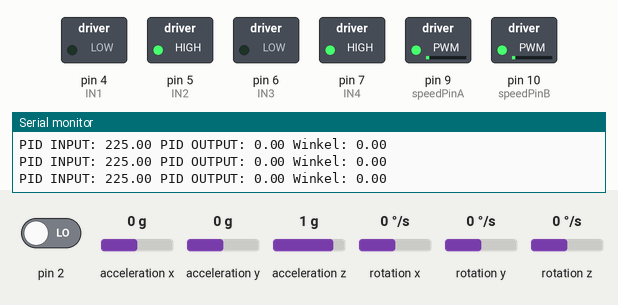
This sketch was run on a simulated Arduino Uno, built with avr-gcc and run on an emulated ATmega328P. On the bench: switched loads named in the sketch (green lamp = pin HIGH), the last lines printed to the serial monitor. The inputs (shaded band) are chosen by the test bench; at power-on: acceleration y 0 g, acceleration z 1 g, pin 2 LOW, acceleration x 0 g, rotation x 0 °/s, rotation y 0 °/s, rotation z 0 °/s. The sensor or clock chip raises its interrupt line as the real part does.

Above: at 1.8 s.
1.9 s: acceleration y set to -1.4 g
At 3.6 s:
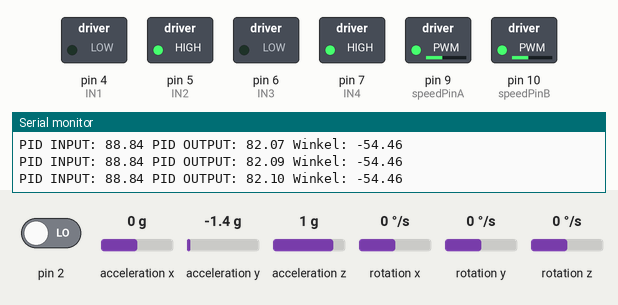
4.6 s: acceleration z set to -1.4 g
At 6.6 s:
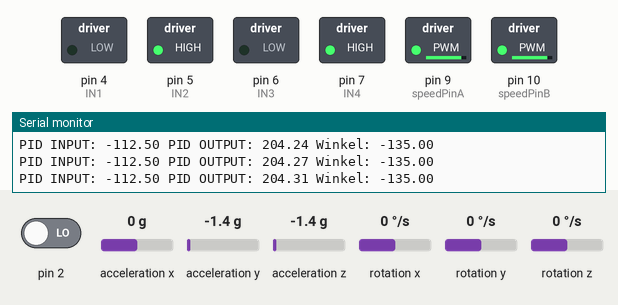
7.5 s: acceleration z set to 0 g
10.4 s: acceleration y set to 0.8 g
At 12.5 s:
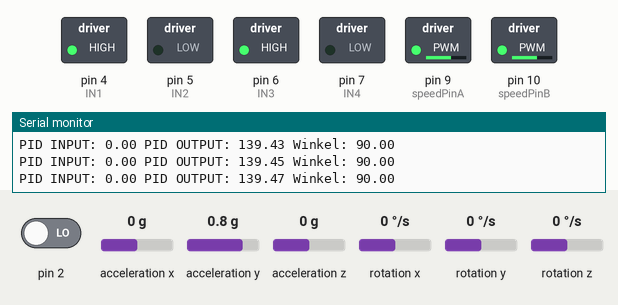
12.8 s: acceleration z set to -0.8 g
At 14.9 s:
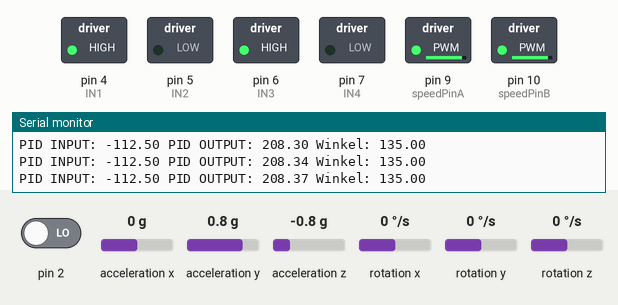
15.7 s: acceleration z set to 0.8 g
Timing chart, 0 to 18.7 s (numbered marks = the images above; inputs shaded):
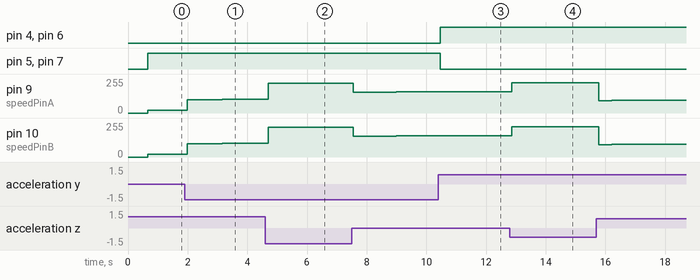

Measured:
- after the input at 1.9 s, pin 9 (speedPinA), pin 10 (speedPinB): 20/255 → 101/255 after 0.09 s, → 102/255 1.2 s later
- after the input at 4.6 s, pin 9 (speedPinA), pin 10 (speedPinB): 102/255 → 223/255 after 0.10 s, → 224/255 1.3 s later
- after the input at 10.4 s, pin 4 (IN1), pin 6 (IN3): LOW → HIGH after 0.07 s; pin 5 (IN2), pin 7 (IN4): HIGH → LOW after 0.07 s
- after the input at 12.8 s, pin 9 (speedPinA), pin 10 (speedPinB): 159/255 → 227/255 after 0.06 s, → 228/255 1.4 s later

The sketch:

self-balance.ino
```cpp
// Alle Bibliotheken muessen installiert sein.
#include "PID_v1.h"
#include "I2Cdev.h"
#include "MPU6050_6Axis_MotionApps20.h"
// Wire-Library nur in gewissen Faellen benoetigt
#if I2CDEV_IMPLEMENTATION == I2CDEV_ARDUINO_WIRE
    #include "Wire.h"
#endif

//Gyroskop-Accelerometer initialisieren
MPU6050 mpu;

// Variablen definieren MPU
bool dmpReady = false;  // wird auf True gesetzt falls Verbindung erfolgreich
uint8_t mpuIntStatus;   // holds actual interrupt status byte from MPU
uint8_t devStatus;      // return status after each device operation (0 = success, !0 = error)
uint16_t packetSize;    // expected DMP packet size (default is 42 bytes)
uint16_t fifoCount;     // count of all bytes currently in FIFO
uint8_t fifoBuffer[64]; // FIFO storage buffer

Quaternion q;           // [w, x, y, z]         quaternion container
VectorFloat gravity;    // [x, y, z]            gravity vector
float ypr[3];           // [yaw, pitch, roll]   yaw/pitch/roll container and gravity vector

// Input Motor A
int IN1 = 4;
int IN2 = 5;
int speedPinA = 9;

// Input Motor B
int IN3 = 6;
int IN4 = 7;
int speedPinB = 10;

// PID variablen definieren
/* Der Sensor misst den Winkel von -180 bis + 180
 * Wir erweitern den Betrag davon auf 255 und setzen 255 als 0° und Zielpunkt für das PID
 * Der PID gibt, dann wiederum einen Output von 0 bis 255 (225) mit dem man direkt
 * die Motoren ansteuern kann über PWM
*/
double delta; // eigentliche Winkel gegenüber Senkrecht-Achse
double pid_output = 0.0;
double pid_input = 225; // Winkel gegenüber Senkrecht-Achse erweitert
double setpoint = 225; // Zielwert fuer PID-Controller
double Kp = 0.6;   //Proportional (Schwankstärke)
double Ki = 0.01;  // beruhigen
double Kd = 0; // beruhigen

// PID initialisieren
PID pid(&pid_input, &pid_output, &setpoint, Kp, Ki, Kd, DIRECT);

// Testet Unterbrechung mit MPU
volatile bool mpuInterrupt = false;
// indicates whether MPU interrupt pin has gone high
void dmpDataReady() {
    mpuInterrupt = true;
}

// ================================================================
// ===                      INITIAL SETUP                       ===
// ================================================================
void mpu_init() {
    // I2C Verbindung initialisieren
    #if I2CDEV_IMPLEMENTATION == I2CDEV_ARDUINO_WIRE
        Wire.begin();
        TWBR = 24; // 400kHz I2C clock (200kHz if CPU is 8MHz)
    #elif I2CDEV_IMPLEMENTATION == I2CDEV_BUILTIN_FASTWIRE
        Fastwire::setup(400, true);
    #endif

    // Serielle Kommunikation initialisieren sowie MPU initialisieren
    Serial.begin(9600);
    Serial.println(F("Initializing I2C devices..."));
    mpu.initialize();

    // Verbindung testen
    Serial.println(F("Testing device connections..."));
    Serial.println(mpu.testConnection() ? F("MPU6050 connection successful") : F("MPU6050 connection failed"));

    // DMP initialisieren
    Serial.println(F("Initializing DMP..."));
    devStatus = mpu.dmpInitialize();

    // Unsere eigenen gemessenen Offsets
    mpu.setXGyroOffset(41);
    mpu.setYGyroOffset(-92);
    mpu.setZGyroOffset(-23);
    mpu.setXAccelOffset(-1659);
    mpu.setYAccelOffset(-329);
    mpu.setZAccelOffset(1230);

    //Falls erfolgreich verbunden DMP gestartet
    if (devStatus == 0) {
        // DMP anstellen
        Serial.println(F("Enabling DMP..."));
        mpu.setDMPEnabled(true);

        // Unterbruch-Routine aktivieren
        Serial.println(F("Enabling interrupt detection (Arduino external interrupt 0)..."));
        attachInterrupt(0, dmpDataReady, RISING);
        mpuIntStatus = mpu.getIntStatus();

        // dmpReady auf true setzen, damit der Main loop starten kann
        Serial.println(F("DMP ready! Waiting for first interrupt..."));
        dmpReady = true;

        // erwartete Packetgroesse bekommen fuer spaeteren Vergleich
        packetSize = mpu.dmpGetFIFOPacketSize();
    } else {
        // ERROR!
        // 1 = initial memory load failed
        // 2 = DMP configuration updates failed
        // (if it's going to break, usually the code will be 1)
        Serial.print(F("DMP Initialization failed (code "));
        Serial.print(devStatus);
        Serial.println(F(")"));
    }

}
void setup() {

    //Accelereometer-Gyroskop initialisieren
    mpu_init();


    // L298N Pins
    pinMode(IN1, OUTPUT);
    pinMode(IN2, OUTPUT);
    pinMode(IN3, OUTPUT);
    pinMode(IN4, OUTPUT);
    pinMode(speedPinA,OUTPUT);
    pinMode(speedPinB,OUTPUT);

    //Setup PID
    pid.SetMode(AUTOMATIC); // PID aktivieren
    pid.SetSampleTime(10); // PID nur alle 10ms neu berechnen
    pid.SetOutputLimits(0, 225); // von 0 bis 225 weil + 30 MotorenTraegheit
}

// ================================================================
// ===                         CORE                             ===
// ================================================================
void motors() {
  // Falls Winkel positiv, Motoren in die richtige Richtung antreiben
  if (delta > 0) {
        digitalWrite(IN1, HIGH);
        digitalWrite(IN2, LOW);

        digitalWrite(IN3, HIGH);
        digitalWrite(IN4, LOW);
  }
  // Falls Winkel negativ, Motoren in die andere Richtung antreiben
  else {
        digitalWrite(IN1, LOW);
        digitalWrite(IN2, HIGH);

        digitalWrite(IN3, LOW);
        digitalWrite(IN4, HIGH);
   }

   // aktivieren für die PID kontrollierte Version
   analogWrite(speedPinA, pid_output + 20); // Geschwindigkeit einstellen
   analogWrite(speedPinB, pid_output + 20);

   // aktivieren für die Brute-Force Version
   //analogWrite(speedPinA, abs(delta) * 20 - 7);
   // analogWrite(speedPinB, abs(delta) * 20 + 7);
}
void mpu_get() {
  // Falls Programm gescheitert hat oder noch nicht bereit ist, nichts tun
    if (!dmpReady) return;

    // warten auf MPU-Signal
    while (!mpuInterrupt && fifoCount < packetSize) {
      //
    }

    // mpuInterrupt wieder auf false resetten und INT_STATUS empfangen
    mpuInterrupt = false;
    mpuIntStatus = mpu.getIntStatus();

    // Aktuellen FIFOBUFFER zaehlen
    fifoCount = mpu.getFIFOCount();

    // Overflow ueberpruefen und falls ja FIFO leeren
    if ((mpuIntStatus & 0x10) || fifoCount == 1024) {
        // reset so we can continue cleanly
        mpu.resetFIFO();
        Serial.println(F("FIFO overflow!"));

    // Sonst fuer Daten bereit zum ablesen testen
    } else if (mpuIntStatus & 0x02) {
        // Auf korrekte Paketlaenge warten
        while (fifoCount < packetSize) fifoCount = mpu.getFIFOCount();

        // Paket lesen
        mpu.getFIFOBytes(fifoBuffer, packetSize);

        // Falls mehr als ein Paket verfuegbar FIFO zaehlen
        fifoCount -= packetSize;

        // Eulerschen Winkel abfragen, berechnet vom interen Chip des Sensors
        mpu.dmpGetQuaternion(&q, fifoBuffer);
        mpu.dmpGetGravity(&gravity, &q);
        mpu.dmpGetYawPitchRoll(ypr, &q, &gravity);

        // Winkel in Grad abspeichern (-90 bis +90)
        delta = ypr[2] * 180/M_PI;
        // Winkel erweitern auf (0 bis 255) und umkehren (255 entspricht 0-Grad Winkel)
        pid_input = 225 - abs(ypr[2] * 180/M_PI) * 2.5;

    }
}
void loop() {
    mpu_get(); // Winkelmessung bekommen

    Serial.print("PID INPUT: " + String(pid_input));
    Serial.print(" PID OUTPUT: " + String(pid_output));
    Serial.println(" Winkel: " + String(delta));


    // aktivieren fuer die PID-Kontrollierte Version
    // wird eigentlich nur ausgefuehrt wenn 10ms vorbei sind
    pid.Compute(); // PID -Controller abfragen

    //L298N entsprechend steuern
    motors();

    //delay(10);
}
```
